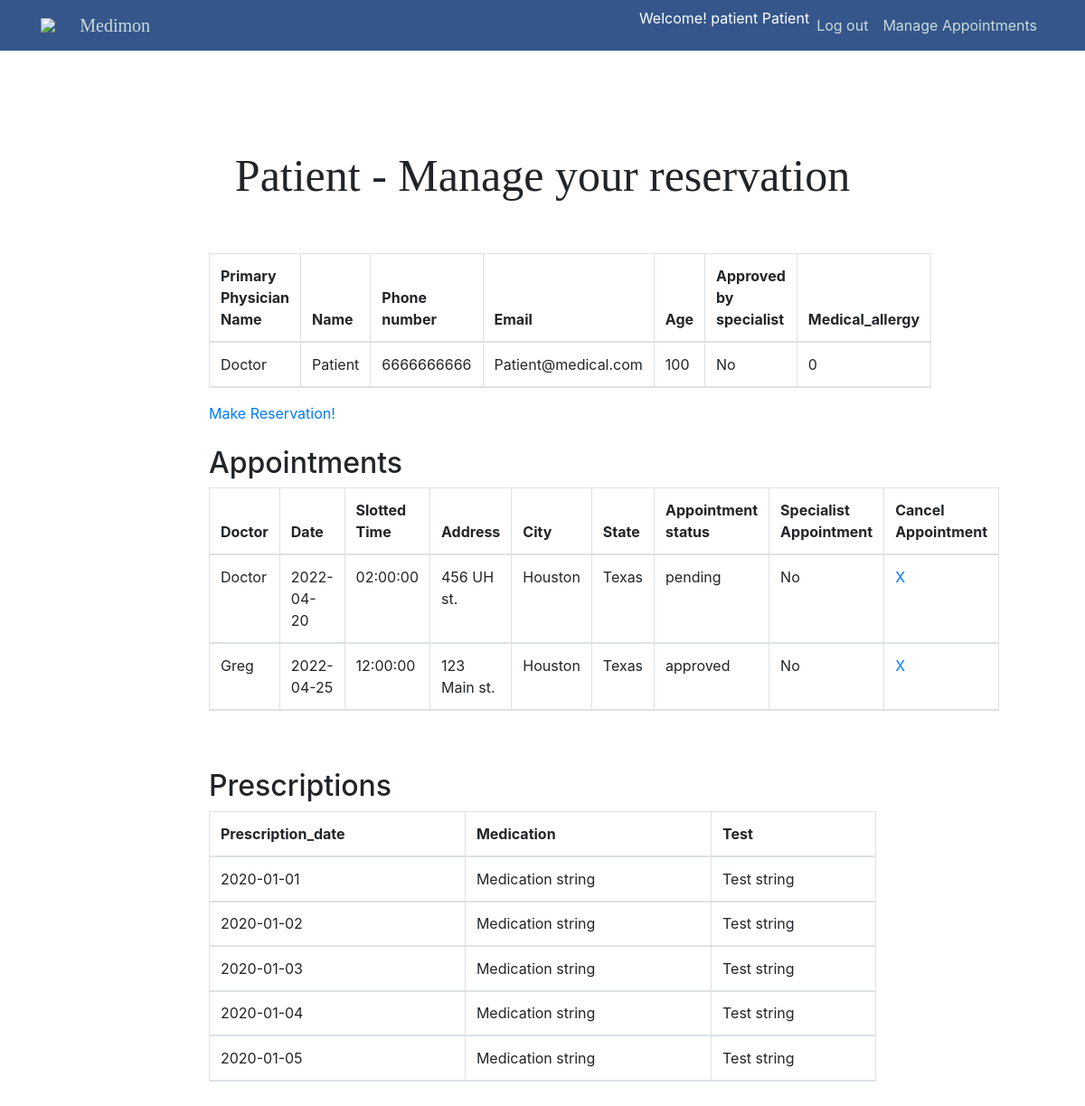
Page /patientPages/patientPage.php (signed in) on the committed database.
### tables this page shows
CREATE TABLE PATIENT (
    Patient_id           INT AUTO_INCREMENT,
    Primary_physician_id INT,
    Specialist_approved  BOOLEAN,
    Specialist_check VARCHAR(8) NOT NULL DEFAULT "NA",
    Name                 VARCHAR(20) NOT NULL,
    Password             VARCHAR(255) NOT NULL,
    Phone_number         CHAR(10) UNIQUE NOT NULL,
    Email                VARCHAR(254) UNIQUE,
    Age                  INT,
    Medical_allergy      BOOLEAN NOT NULL DEFAULT false,
    Medical_Al_Description VARCHAR(100),
    PRIMARY KEY (Patient_id),
    FOREIGN KEY (Primary_physician_id) REFERENCES DOCTOR(Doctor_id) ON DELETE SET NULL
);

CREATE TABLE DOCTOR (
    Doctor_id      INT AUTO_INCREMENT,
    Office_id      INT,
    Speciality     VARCHAR(30),
    Name           VARCHAR(20),
    Password       VARCHAR(255) NOT NULL,
    Phone_number   CHAR(10) UNIQUE,
    PRIMARY KEY (Doctor_id),
    FOREIGN KEY (Office_id) REFERENCES OFFICE(Office_id) ON DELETE SET NULL
);

CREATE TABLE APPOINTMENT (
    Appointment_id        INT AUTO_INCREMENT,
    Patient_id            INT,
    Doctor_id             INT NOT NULL,
    Office_id             INT NOT NULL,
    Appointment_status_id INT NOT NULL DEFAULT 0,
    Appointment_status    VARCHAR(12) NOT NULL,
    Date                  DATE NOT NULL,
    Slotted_time          TIME NOT NULL,
    Specialist_status     BOOLEAN NOT NULL,  
     
    PRIMARY KEY (Appointment_id),
    FOREIGN KEY (Patient_id) REFERENCES PATIENT(Patient_id) ON DELETE CASCADE,
    FOREIGN KEY (Doctor_id) REFERENCES DOCTOR(Doctor_id) ON DELETE CASCADE,
    FOREIGN KEY (Office_id) REFERENCES OFFICE(Office_id) ON DELETE CASCADE
);

CREATE TABLE OFFICE (
    Office_id    INT AUTO_INCREMENT,
    Address      VARCHAR(30),
    City         VARCHAR(15),
    State        VARCHAR(15),
    Phone_number CHAR(10) UNIQUE,
    Open_time    TIME NOT NULL,
    Close_time   TIME NOT NULL,
    PRIMARY KEY  (Office_id)
);

CREATE TABLE PRESCRIPTION (
    Patient_id        INT NOT NULL,
    Medication        VARCHAR(64) NOT NULL,
    Test              VARCHAR(64),
    Prescription_date DATE NOT NULL,
    PRIMARY KEY (Patient_id, Medication, Prescription_date),
    FOREIGN KEY (Patient_id) REFERENCES PATIENT(Patient_id) ON DELETE CASCADE
);

### patientPages/patientPage.php (the view, shortened to what this page needs)
<?php
require_once "../php/config.php";
$id = $_SESSION["id"];
$sql = "select DOCTOR.Name as Doctor_name, PATIENT.Name, PATIENT.Phone_number, PATIENT.Email, PATIENT.Age, PATIENT.Specialist_approved, PATIENT.Medical_allergy
from PATIENT
inner join DOCTOR on DOCTOR.Doctor_id = PATIENT.Primary_physician_id
where Patient_id = '$id';";
$result = mysqli_query($db, $sql);
$tableResult = "";
if ($result->num_rows > 0) {
  $tableResult = "<tr>";
  while($row = $result-> fetch_assoc()) {
    $approved = 'No';
    $tableResult .= "<td>" . $row["Doctor_name"] . "</td><td>" . $row["Name"] . "</td><td>" . $row["Phone_number"] . "</td><td>" . $row["Email"] . "</td><td>" . $row["Age"] . "</td><td>" . $approved . "</td><td>" . $row["Medical_allergy"] . "</td>";
  }
  $tableResult .= "</tr>";
}
$sql = "SELECT * FROM PRESCRIPTION WHERE Patient_id = '$id'";
$result = mysqli_query($db, $sql);
$PtableResult = "";
if ($result->num_rows > 0) {
  while($row = $result-> fetch_assoc()) {
    $PtableResult .= "<tr>" ."<td>" . $row["Prescription_date"] . "</td><td>"  . $row["Medication"] . "</td><td>" . $row["Test"] . "</td>". "<tr>";
  }
}
$sql = "SELECT D.Name AS Doctor_name, A.Date, A.Slotted_time, O.Address, O.City, O.State, A.Appointment_id, A.Appointment_status, Specialist_status FROM APPOINTMENT AS A
LEFT JOIN OFFICE AS O ON A.Office_id = O.Office_id
LEFT JOIN PATIENT AS P ON P.Patient_id = A.Patient_id
LEFT JOIN DOCTOR AS D ON D.Doctor_id = A.Doctor_id
WHERE P.Patient_id = '$id'
ORDER BY Date;";
$result = mysqli_query($db, $sql);
$APtableResult = "";
if ($result->num_rows > 0) {
  while($row = $result-> fetch_assoc()) {
    $approved = 'No';
    $APtableResult .= "<tr>";
    $APtableResult .= "<td>" . $row["Doctor_name"] . "</td><td>"  . $row["Date"] . "</td><td>" . $row["Slotted_time"] . "</td><td>" . $row["Address"] . "</td><td>" . $row["City"] . "</td><td>" . $row["State"] . "</td><td>" . $row["Appointment_status"] . "</td><td>" . $approved . "</td><td>
    <a href='../patientPages/patientPage.php?delete_id=" . $row["Appointment_id"] . "'>X</a>
    </td>";
    $APtableResult .= "</tr>";
  }
}
?>
<!doctype html>
<html lang="en">
<head>
  <link rel="stylesheet" href="../css/style.css">
  <link rel="stylesheet" href="https://stackpath.bootstrapcdn.com/bootstrap/4.3.1/css/bootstrap.min.css"
>
</head>
<?php include("../php/header.php"); ?>
<section id="AdminUsers">
  <div class="main-container">
    <div class="main-wrap">
      <div class="text-center" id="Admin-header">Patient - Manage your reservation</div>
      <div class="container-fluid">
        <div class="row justify-content-center my-5">
          <div class="col-12">
            <table class="table table-bordered">
              <thead class="thead">
                <tr>
                  <th scope="col">Primary Physician Name</th>
                  <th scope="col">Name</th>
                  <th scope="col">Phone number</th>
                  <th scope="col">Email</th>
                  <th scope="col">Age</th>
                  <th scope="col">Approved by specialist</th>
                  <th scope="col">Medical_allergy</th>
                </tr>
                <?php echo $tableResult;?>
              </thead>
            </table>
            <a href="requestAppointment.php">Make Reservation!</a>
            <br><br>
            <h2>Appointments</h2>
            <table class="table table-bordered">
              <thead class="thead">
                <tr>
                  <th>Doctor</th>
                  <th>Date</th>
                  <th>Slotted Time</th>
                  <th>Address</th>
                  <th>City</th>
                  <th>State</th>
                  <th>Appointment status</th>
                  <th>Specialist Appointment</th>
                  <th>Cancel Appointment</th>
                </tr>
                <?php echo $APtableResult;?>
              </thead>
            </table>
            <br><br>
            <h2>Prescriptions</h2>
            <table class="table table-bordered">
              <thead class="thead">
                <tr>
                  <th scope="col">Prescription_date</th>
                  <th scope="col">Medication</th>
                  <th scope="col">Test</th>
                </tr>
                <?php echo $PtableResult;?>
              </thead>
            </table>
          </div>
        </div>
      </div>
        </div>
      </div>
</section>
</body>
</html>

### css/style.css (style rules this page uses)
html { height: 100%; }
.main-container { width:100%; display:flex; flex-direction:column; align-items:center; margin-top: 21px; margin-top: 21px; height: 150%; }
.main-container .main-wrap { width:768px; margin-top: 30px; }
.main-container { background-color: #ffffff; height: 700px; }
#Admin-header { margin-top: 10%; margin-bottom: 20px; font-family:Cambria, Cochin, Georgia, Times, 'Times New Roman', serif; font: bold; font-size: 50px; }
* { padding: 0px; margin: 0px; box-sizing: border-box; }
table { width: 600px; }
#AdminUsers { margin-top: 50px; }

### rows in the picture
patient: Primary_physician.Name "Doctor", Name "Patient", Phone_number "6666666666", Email "Patient@medical.com", Age "100", approved "No", Medical_allergy "0"
appointment: Doctor.Name "Doctor", Date "2022-04-20", Slotted_time "02:00:00", Office.Address "456 UH st.", Office.City "Houston", Office.State "Texas", Appointment_status "pending", approved "No"
appointment: Doctor.Name "Greg", Date "2022-04-25", Slotted_time "12:00:00", Office.Address "123 Main st.", Office.City "Houston", Office.State "Texas", Appointment_status "approved", approved "No"
prescription: Prescription_date "2020-01-01", Medication "Medication string", Test "Test string"
prescription: Prescription_date "2020-01-02", Medication "Medication string", Test "Test string"
prescription: Prescription_date "2020-01-03", Medication "Medication string", Test "Test string"
prescription: Prescription_date "2020-01-04", Medication "Medication string", Test "Test string"
prescription: Prescription_date "2020-01-05", Medication "Medication string", Test "Test string"

### other values in the picture
$typ "patient"
$name "Patient"
